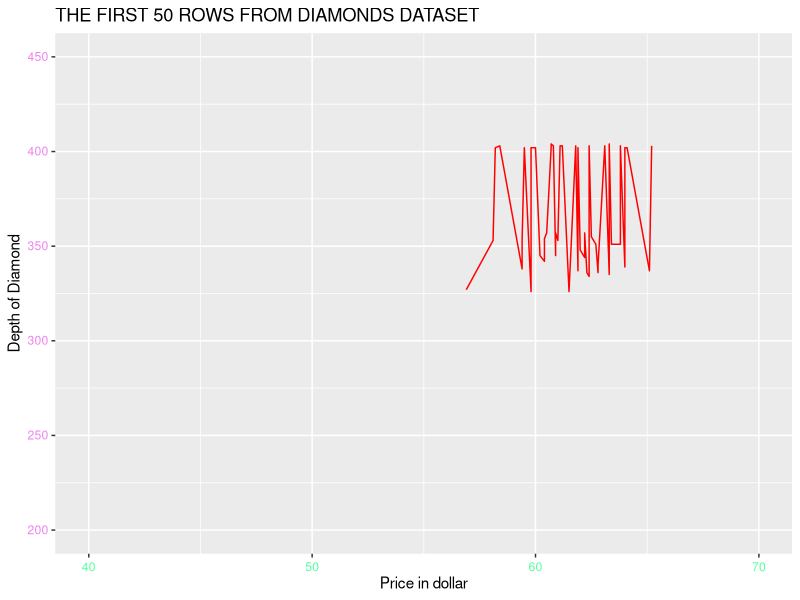

The R source for this figure:
View(diamonds)
library(ggplot2)
diamonds1<- head(diamonds, n = 50)
#creating line graph  for diamonds subset.
scat<-ggplot(diamonds1,aes(x=depth,y=price)) + geom_line(color= "red")
scat<- scat+ggtitle("THE FIRST 50 ROWS FROM DIAMONDS DATASET")
scat<-scat+labs(x="Price in dollar",y= "Depth of Diamond")
scat<-scat + theme(axis.text.x=element_text(color = "seagreen1", vjust=0.45),
                   axis.text.y=element_text(color = "violet", vjust=0.45))
scat<-scat +ylim(200,450)+xlim(40,70)
#geom_smooth used for a trend line  - check in help
#facet_wrap check it, creates multiple visualisations...for one variable
#facet_grid creates multiple v for more than one variable.